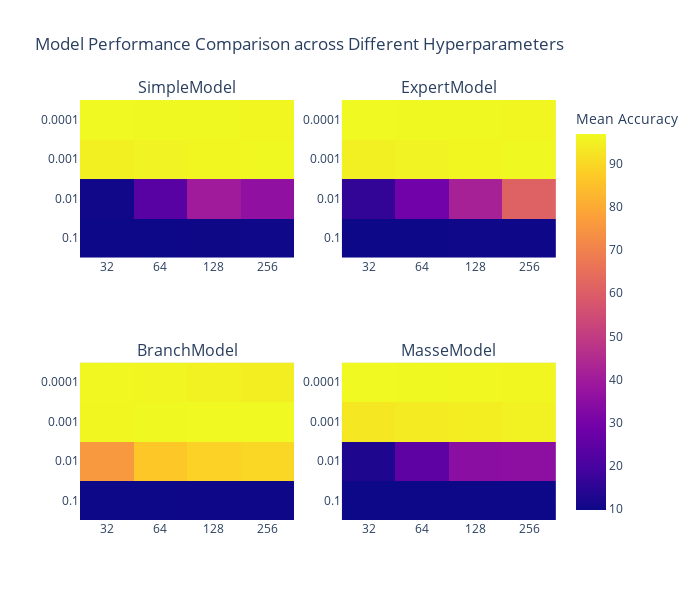

Here is the notebook cell this chart was saved with:
### Code cell
def create_heatmap(data):
    # Convert list of dicts to DataFrame
    df = pd.DataFrame(data)
    
    # Unique models, learning rates, and batch sizes
    models = df['model_name'].unique()
    lrs = sorted(df['lr'].unique(), reverse=True)
    batch_sizes = sorted(df['batch_size'].unique())

    # Create a subplot figure with 2 rows and 2 columns
    fig = make_subplots(rows=2, cols=2, subplot_titles=models[:4])

    # Iterate over the first four models to create a heatmap for each
    for i, model in enumerate(models[:4], 1):
        # Filter data for the current model
        filtered_df = df[df['model_name'] == model]
        
        # Create heatmap data
        z = filtered_df.pivot_table(index='lr', columns='batch_size', values='ave_mean_accuracy').reindex(index=lrs, columns=batch_sizes)
        
        # Determine the position in the subplot
        row = (i-1) // 2 + 1
        col = (i-1) % 2 + 1
        
        # Add heatmap to the appropriate subplot
        fig.add_trace(
            go.Heatmap(
                x=z.columns.astype(str),
                y=z.index.astype(str),
                z=z.values,
                colorbar=dict(title='Mean Accuracy'),
                showscale=(i == len(models[:4]))  # Only show the scale for the last plot
            ),
            row=row, col=col
        )

    # Update layout to better fit subplots
    fig.update_layout(
        height=600,  # Adjust the height
        width=700,  # Adjust the width
        title_text="Model Performance Comparison across Different Hyperparameters"
    )
    
    # fig.update_yaxes(type='log')  # Apply log scale to y-axes

    fig.show()


create_heatmap(final_results)

### Figure 1 — Plotly figure (JSON) as saved in the notebook; plotly's stock layout.template omitted (floating-point values rounded to 4 significant figures)
{"data": [{"colorbar": {"title": {"text": "Mean Accuracy"}}, "showscale": false, "type": "heatmap", "x": ["32", "64", "128", "256"], "xaxis": "x", "y": ["0.1", "0.01", "0.001", "0.0001"], "yaxis": "y", "z": [[10.36, 10.36, 10.46, 10.71], [11.03, 24.06, 40.49, 36.6], [95.68, 96.56, 97.02, 97.29], [97.59, 97.48, 97.33, 97.05]]}, {"colorbar": {"title": {"text": "Mean Accuracy"}}, "showscale": false, "type": "heatmap", "x": ["32", "64", "128", "256"], "xaxis": "x2", "y": ["0.1", "0.01", "0.001", "0.0001"], "yaxis": "y2", "z": [[10.36, 10.33, 10.65, 10.55], [16.66, 29.5, 42.54, 61.69], [95.76, 96.53, 96.98, 97.31], [97.6, 97.43, 97.32, 97.06]]}, {"colorbar": {"title": {"text": "Mean Accuracy"}}, "showscale": false, "type": "heatmap", "x": ["32", "64", "128", "256"], "xaxis": "x3", "y": ["0.1", "0.01", "0.001", "0.0001"], "yaxis": "y3", "z": [[10.46, 10.39, 10.64, 10.62], [76.24, 87.25, 89.49, 90.37], [96.91, 97.23, 97.39, 97.46], [97.04, 96.67, 96.08, 95.29]]}, {"colorbar": {"title": {"text": "Mean Accuracy"}}, "showscale": true, "type": "heatmap", "x": ["32", "64", "128", "256"], "xaxis": "x4", "y": ["0.1", "0.01", "0.001", "0.0001"], "yaxis": "y4", "z": [[9.8, 9.8, 9.8, 9.8], [12.71, 24.94, 34.99, 35.09], [93.29, 93.84, 94.59, 95.34], [96.82, 96.71, 96.45, 96.11]]}], "layout": {"annotations": [{"font": {"size": 16}, "showarrow": false, "text": "SimpleModel", "x": 0.225, "xanchor": "center", "xref": "paper", "y": 1, "yanchor": "bottom", "yref": "paper"}, {"font": {"size": 16}, "showarrow": false, "text": "ExpertModel", "x": 0.775, "xanchor": "center", "xref": "paper", "y": 1, "yanchor": "bottom", "yref": "paper"}, {"font": {"size": 16}, "showarrow": false, "text": "BranchModel", "x": 0.225, "xanchor": "center", "xref": "paper", "y": 0.375, "yanchor": "bottom", "yref": "paper"}, {"font": {"size": 16}, "showarrow": false, "text": "MasseModel", "x": 0.775, "xanchor": "center", "xref": "paper", "y": 0.375, "yanchor": "bottom", "yref": "paper"}], "height": 600, "title": {"text": "Model Performance Comparison across Different Hyperparameters"}, "width": 700, "xaxis": {"anchor": "y", "domain": [0, 0.45]}, "xaxis2": {"anchor": "y2", "domain": [0.55, 1]}, "xaxis3": {"anchor": "y3", "domain": [0, 0.45]}, "xaxis4": {"anchor": "y4", "domain": [0.55, 1]}, "yaxis": {"anchor": "x", "domain": [0.625, 1]}, "yaxis2": {"anchor": "x2", "domain": [0.625, 1]}, "yaxis3": {"anchor": "x3", "domain": [0, 0.375]}, "yaxis4": {"anchor": "x4", "domain": [0, 0.375]}}}
